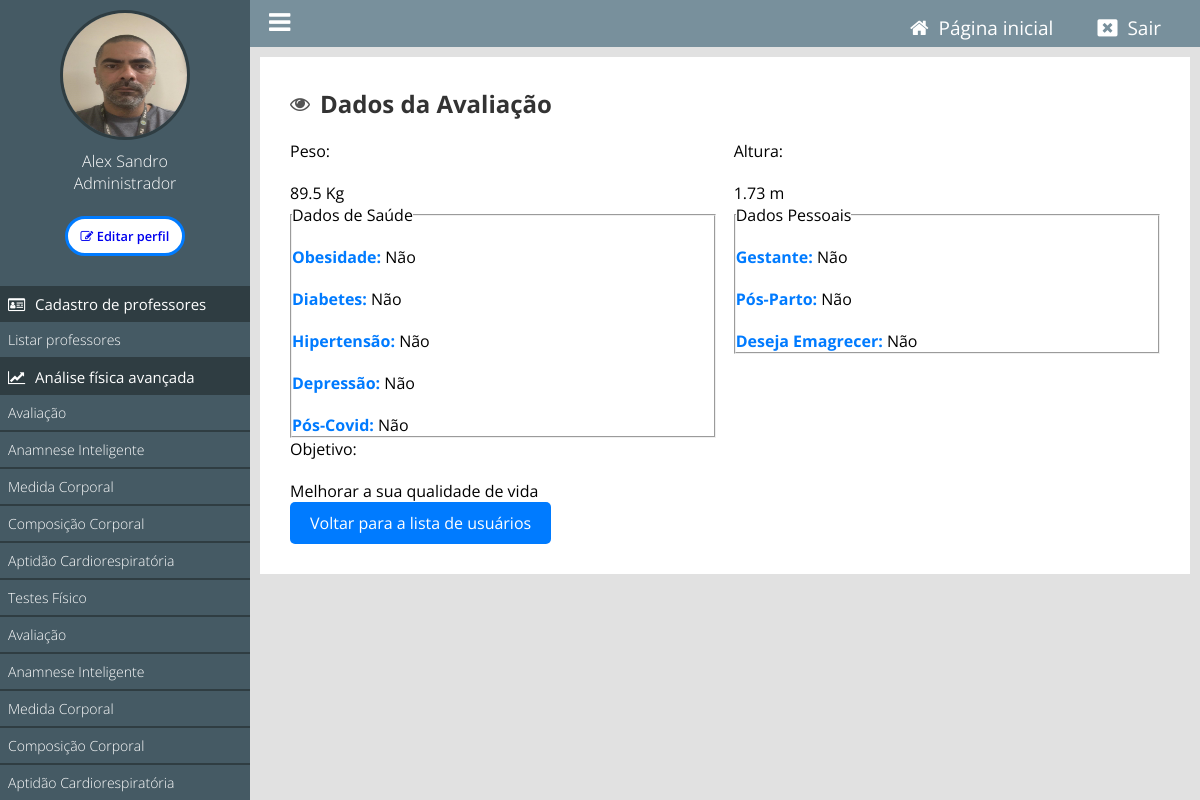
Page /painel/ver-avaliacao?id=66 (signed in) on the earlier database version.
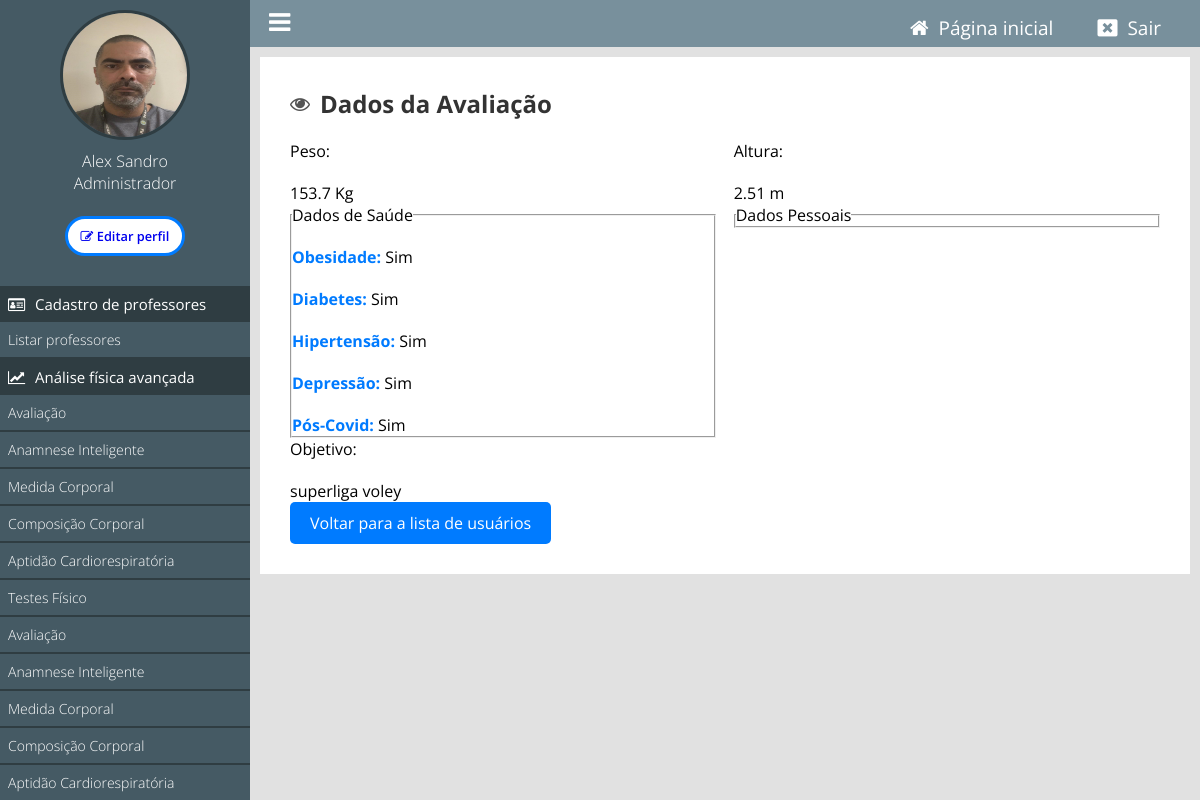
Same page on the later database version.
### tables this page shows
CREATE TABLE IF NOT EXISTS `tb_perfis_usuarios` (
  `id` int NOT NULL AUTO_INCREMENT,
  `usuario_id` int NOT NULL,
  `data_avaliacao` datetime NOT NULL,
  `peso` float NOT NULL,
  `altura` float NOT NULL,
  `obesidade` tinyint(1) NOT NULL,
  `diabetes` tinyint(1) NOT NULL,
  `hipertensao` tinyint(1) NOT NULL,
  `depressao` tinyint(1) NOT NULL,
  `pos_covid` tinyint(1) NOT NULL,
  `idoso` tinyint(1) NOT NULL,
  `gestante` tinyint(1) NOT NULL,
  `posparto` tinyint(1) NOT NULL,
  `emagrecer` tinyint(1) NOT NULL,
  `objetivo_id` int NOT NULL,
  PRIMARY KEY (`id`),
  KEY `usuario_id` (`usuario_id`),
  KEY `objetivo_id` (`objetivo_id`)
);

CREATE TABLE IF NOT EXISTS `tb_objetivos_treinamento` (
  `id` int NOT NULL AUTO_INCREMENT,
  `objetivo` varchar(255) NOT NULL,
  PRIMARY KEY (`id`)
);

### classes/MySql.php (called while the page is built)
<?php
    class MySql{
        private static $pdo;
        public static function conectar(){
            if(self::$pdo == null){
                try{
                    self::$pdo = new PDO('mysql:host='.HOST.';dbname='.DATABASE,USER,PASSWORD,array(PDO::MYSQL_ATTR_INIT_COMMAND => "SET NAMES utf8"));
                    self::$pdo->setAttribute(PDO::ATTR_ERRMODE,PDO::ERRMODE_EXCEPTION);
                }catch(Exception $e) {
                    echo 'erro ao conectar, tente novamente mais tarde';
                }
            }
            return self::$pdo;
        }
    }
?>

### classes/Perfil.php (called while the page is built, shortened)
<?php
    class Perfil {
        private $db;
        public function __construct() {
        $this->db = MySql::conectar();
        }
        public function buscarPerfilPorId($id) {
            $sql = $this->db->prepare("SELECT p.*, u.sexo FROM tb_perfis_usuarios p JOIN `tb_admin.usuarios` u ON p.usuario_id = u.id WHERE p.id = :id");
            $sql->bindParam(':id', $id);
            $sql->execute();
            return $sql->fetch(PDO::FETCH_ASSOC);
        }
    }
?>

### painel/pages/ver-avaliacao.php (the view, shortened to what this page needs)
<?php
$id = isset($_GET['id']) ? intval($_GET['id']) : 0;
$perfil = new Perfil();
$perfis = $perfil->buscarPerfilPorId($id);
$usuarioid = $perfis['usuario_id'];
$sexo = $perfis['sexo'];
?>
<div class="box-content">
    <h2><i class="fa fa-eye" aria-hidden="true"></i> Dados da Avaliação</h2>
    <div class="form-group left w50">
        <label for="peso">Peso:</label>
        <p><?php echo htmlspecialchars($perfis['peso']); ?> Kg</p>
    </div>
    <div class="form-group right w50">
        <label for="altura">Altura:</label>
        <p><?php echo htmlspecialchars($perfis['altura']); ?> m</p>
    </div>
    <div class="form-group left w50">
        <fieldset>
            <legend>Dados de Saúde</legend>
            <p><strong>Obesidade:</strong> <?php echo $perfis['obesidade'] ? 'Sim' : 'Não'; ?></p>
            <p><strong>Diabetes:</strong> <?php echo $perfis['diabetes'] ? 'Sim' : 'Não'; ?></p>
            <p><strong>Hipertensão:</strong> <?php echo $perfis['hipertensao'] ? 'Sim' : 'Não'; ?></p>
            <p><strong>Depressão:</strong> <?php echo $perfis['depressao'] ? 'Sim' : 'Não'; ?></p>
            <p><strong>Pós-Covid:</strong> <?php echo $perfis['pos_covid'] ? 'Sim' : 'Não'; ?></p>
        </fieldset>
    </div>
    <div class="form-group right w50">
        <fieldset>
            <legend>Dados Pessoais</legend>
            <?php if ($sexo != 'M'): ?>
                <p><strong>Gestante:</strong> <?php echo $perfis['gestante'] ? 'Sim' : 'Não'; ?></p>
                <p><strong>Pós-Parto:</strong> <?php echo $perfis['posparto'] ? 'Sim' : 'Não'; ?></p>
                <p><strong>Deseja Emagrecer:</strong> <?php echo $perfis['emagrecer'] ? 'Sim' : 'Não'; ?></p>
            <?php endif; ?>
        </fieldset>
    </div>
    <div class="form-group">
        <label for="objetivo">Objetivo:</label>
        <?php
            if (isset($perfis['objetivo_id'])) {
                $objetivo_id = $perfis['objetivo_id'];
                $sql_objetivo = MySql::conectar()->prepare("SELECT objetivo FROM tb_objetivos_treinamento WHERE id = ?");
                $sql_objetivo->execute([$objetivo_id]);
                $objetivo = $sql_objetivo->fetch(PDO::FETCH_ASSOC);
                if ($objetivo) {
                    echo '<p>' . htmlspecialchars($objetivo['objetivo']) . '</p>';
                } else {
                    echo '<p>Objetivo não encontrado.</p>';
                }
            } else {
                echo '<p>Objetivo não definido.</p>';
            }
        ?>
    </div>
    <a href="<?php echo INCLUDE_PATH_PAINEL . 'listar-afa?id=' . $usuarioid ?>" class="btn voltar">Voltar para a lista de usuários</a>
</div>

Differences in the rows shown:
no longer on this page (row unchanged): tb_objetivos_treinamento: objetivo "Melhorar a sua qualidade de vida"
changed tb_perfis_usuarios: peso "89.5" → "153.7"; altura "1.73" → "2.51"
added tb_objetivos_treinamento: objetivo "superliga voley"
Other differences:
text no longer shown: "Não Não Não Não Não Gestante: Não Pós-Parto: Não Deseja Emagrecer: Não"
text now shown: "Sim Sim Sim Sim Sim"
